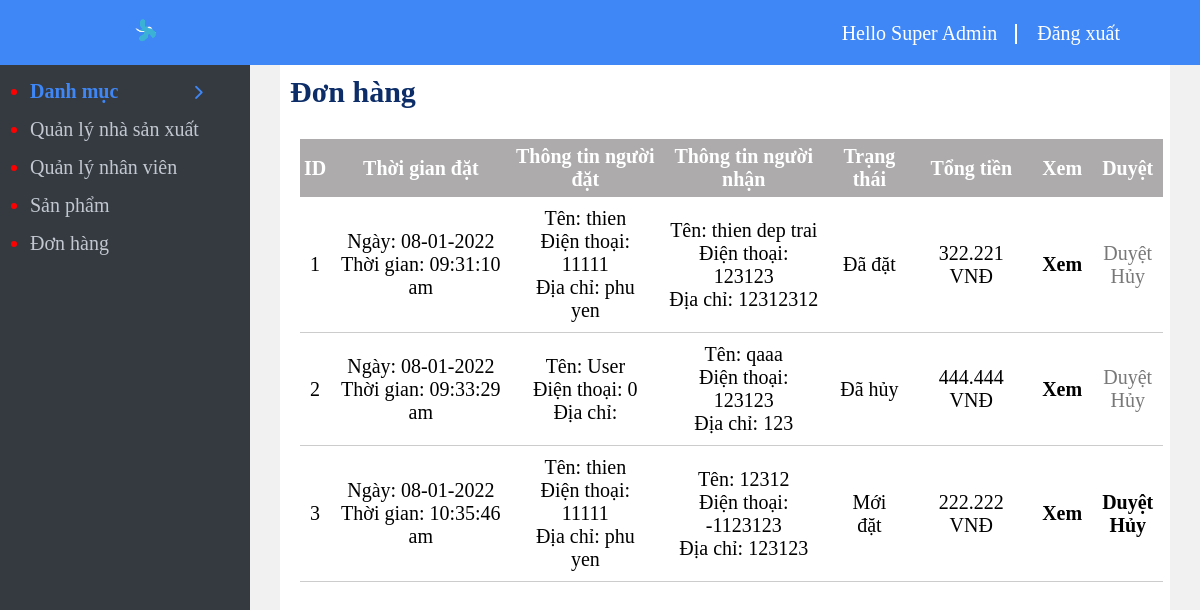
/admin/orders/index.php (signed in), run on an earlier commit of the app's database.
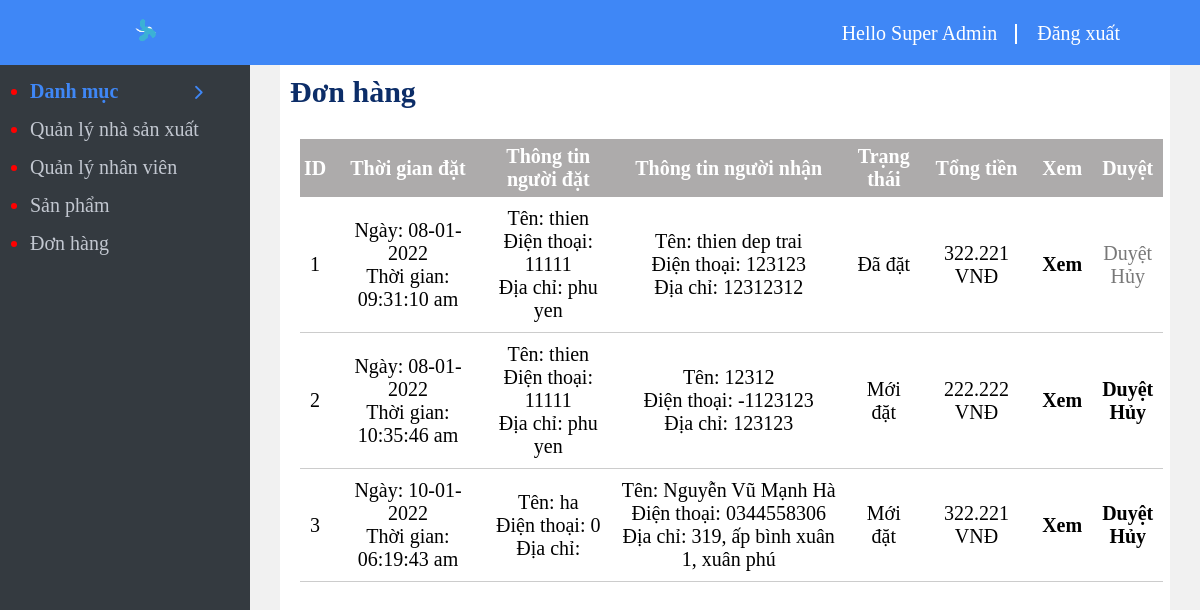
And on a later commit of the database.
### tables this page shows
CREATE TABLE `orders` (
  `id` int(11) NOT NULL,
  `time` timestamp NOT NULL DEFAULT CURRENT_TIMESTAMP ON UPDATE CURRENT_TIMESTAMP,
  `name_receive` varchar(50) NOT NULL,
  `phone_receive` varchar(11) NOT NULL,
  `address_receive` text NOT NULL,
  `note` text NOT NULL,
  `status` int(11) NOT NULL,
  `customer_id` int(11) NOT NULL,
  `total_price` float NOT NULL
);

CREATE TABLE `customer` (
  `id` int(11) NOT NULL,
  `name` varchar(50) NOT NULL,
  `gender` tinyint(1) DEFAULT NULL,
  `birthday` date DEFAULT NULL,
  `email` varchar(50) NOT NULL,
  `password` varchar(50) NOT NULL,
  `token` varchar(50) DEFAULT NULL,
  `phone` int(11) NOT NULL,
  `address` text NOT NULL
);

### admin/orders/index.php (the view, shortened to what this page needs)
<?php require'../menu_top.php'?>
<?php require '../connect.php';
$sql="select orders.*,customer.name,customer.phone,customer.address
from orders
join customer on orders.customer_id=customer.id";
$result=mysqli_query($connect,$sql);
?>
	<h2 style="padding: 10px; display: inline-block; color: #0c2d68;" >Đơn hàng</h2>
	<table>
		<tr>
			<th>ID</th>
			<th>Thời gian đặt</th>
			<th>Thông tin người đặt</th>
			<th>Thông tin người nhận</th>
			<th>Trạng thái</th>
			<th>Tổng tiền</th>
			<th>Xem</th>
			<th>Duyệt</th>
		</tr>
		<?php foreach ($result as $id => $each) { ?>
			<tr style="text-align:center;">
				<td><?php echo $id+1?></td>
				<td><?php
				$d=strtotime($each['time']);
				echo "Ngày: ". date("d-m-Y",$d) ."<br>";
				echo "Thời gian: " .date("h:i:s a",$d)
				?></td>
				<td>
					Tên: <?php echo $each['name']?>
					<br>
					Điện thoại: <?php echo $each['phone']?>
					<br>
					Địa chỉ: <?php echo $each['address']?>
				</td>
				<td>
					Tên: <?php echo $each['name_receive']?>
					<br>
					Điện thoại: <?php echo $each['phone_receive']?>
					<br>
					Địa chỉ: <?php echo $each['address_receive']?>
				</td>
				<td>
					<?php switch ($each['status']) {
						case '0':
							echo "Mới đặt";
							break;
						case '1':
							echo "Đã đặt";
							break;
						case '2':
							echo "Đã hủy";
							break;
					} ?>
				</td>
				<td>
					<?php echo number_format($each['total_price'], 0, '', '.')?> VNĐ
				</td>
				<td>
					<a class="delete_style" href="detail.php?id=<?php echo $each['id']?>">Xem</a>
				</td>
				<?php if($each['status']==0){?>
				<td>
					<a  class="delete_style" href="update.php?id=<?php echo $each['id']?>&status=1">Duyệt</a>
					<br>
					<a class="delete_style" href="update.php?id=<?php echo $each['id']?>&status=2">Hủy</a>
				</td>
				<?php }else{  ?>
				<td>
						<span style="color:rgb(120, 120, 120);">Duyệt</span>
					<br>
						<span style="color:rgb(120, 120, 120);">Hủy</span>
					</td>
				<?php } ?>
			</tr>
		<?php } ?>
	</table>
<?php require'../menu_bottom.php'?>

What changed in the data, as far as the page shows it:
removed orders: time "08-01-2022", time "09:33:29 am", customer.name "User", customer.phone "0", name_receive "qaaa", phone_receive "123123", address_receive "123", status "Đã hủy", total_price "444.444"
added orders: time "10-01-2022", time "06:19:43 am", customer.name "ha", customer.phone "0", name_receive "Nguyễn Vũ Mạnh Hà", phone_receive "0344558306", address_receive "319, ấp bình xuân 1, xuân phú", status "Mới đặt", total_price "322.221"
